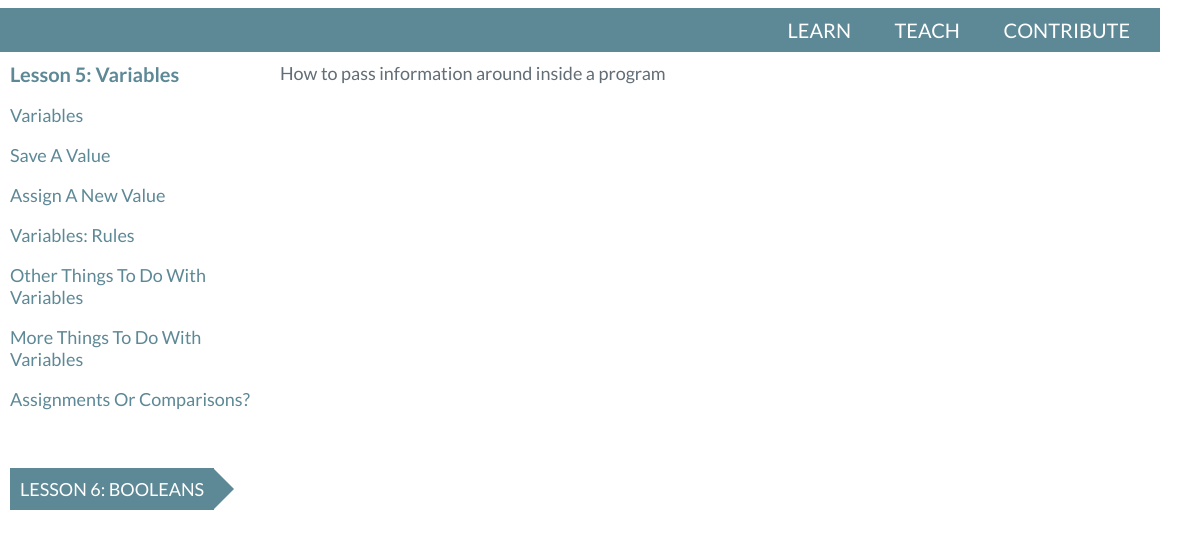
The app's page /learn/lesson/5/, older data.
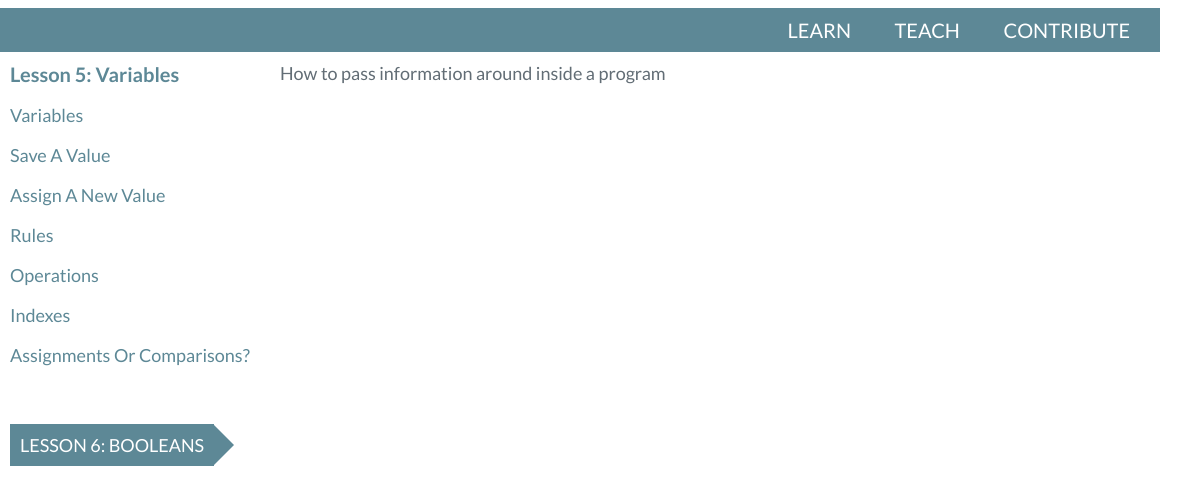
The same page, newer data.
### lessons/models.py (models this page shows, shortened)
class Step(models.Model):
    lesson = models.ForeignKey(Lesson)
    step_number = models.IntegerField()
    step_name = models.CharField(max_length=200)
    header_title = models.CharField(max_length=50, blank=True, null=True)
    image = models.CharField(max_length=200, blank=True, null=True)
    audiocast = models.CharField(max_length=200, blank=True, null=True)
    screencast = models.CharField(max_length=200, blank=True, null=True)
    description = models.TextField()

### lessons/views.py (the view)
# urls.py: url(r'^lesson/(?P<lesson_number>[0-9]+)/step/(?P<step_number>[0-9]+)/$', views.lesson_step, name='lesson_step_detail'),
def lesson(request, lesson_number):
    lesson = Lesson.objects.get(number=lesson_number)
    all_steps = Step.objects.filter(lesson=lesson.id).order_by('step_number')
    prev_lesson = None
    try:
        prev_lesson = Lesson.objects.get(number=int(lesson_number)-1)
    except:
        pass
    next_lesson = None
    try:
        next_lesson = Lesson.objects.get(number=int(lesson_number)+1)
    except:
        pass
    context = {
        'lesson': lesson,
        'step_list': all_steps,
        'prev_lesson': prev_lesson,
        'next_lesson': next_lesson,
    }
    return render(request, 'lessons/lesson.html', context)

### lessons/models.py (called while the page is built)
    def __str__(self):
        return "Lesson %s: %s" % (self.number, self.name)

### lessons/templates/lessons/lesson.html
{% include "youngcoders/header.html" %}
{% include "lessons/header.html" %}
<div id="container">
  <div id="nav-list">
    {% if step_list %}
      {% include "lessons/step-navigation.html" %}
    {% else %}
      <p>No steps are available for {{ lesson }}.</p>
    {% endif %}
  </div>
  <div id="content">
    <div id="lesson-text">
      {{ lesson.description }}
    </div>
  </div>
</div>

### lessons/templates/lessons/step-navigation.html
<div id="step-list-text">
  <div id="lesson-name">
    Lesson {{ lesson.number }}: {{ lesson.name }}<br>
  </div>
  {% if step_list %}
    {% for item in step_list %}
      {% if item == step %}<p class="active">{% else %}<p>{% endif %}
          <a href="/learn/lesson/{{ lesson.number }}/step/{{ item.step_number }}">
              {{ item.step_name }}
          </a>
      </p>
    {% endfor %}
  {% endif %}
  {% if next_lesson %}
    <p><br></p>
    <p>
    <a href="/learn/lesson/{{ next_lesson.number }}/step/1/" id="prev_next_lesson" class="right-arrow">
      {{ next_lesson }}</a>
    </p>
  {% endif %}
</div>

Row changes from the older to the newer data that the page shows:
changed Step: step_name "Variables: Rules" → "Rules"
changed Step: step_name "Other Things To Do With Variables" → "Operations"
changed Step: step_name "More Things To Do With Variables" → "Indexes"
